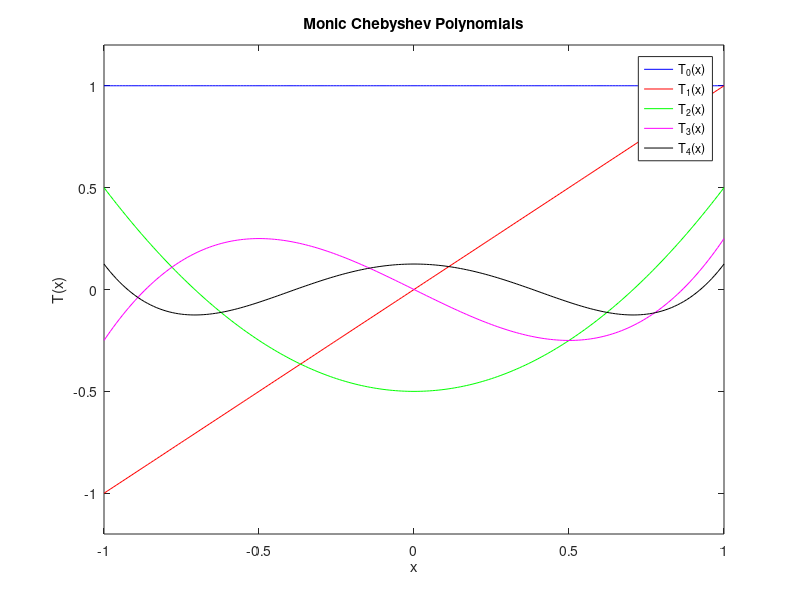

This figure's MATLAB source:
% Computer code for plotting Monic Chebyshev polynomials
%
% Input: No arguments are necessary for running this function
% Output: A plot of T0(x), T1(x), T2(x), T3(x), T4(x)
%
% Author: Raghav Thirumulu, Perm 3499720
% Date:   07/24/2018

x=-1:.01:1;

T0 = x.^0;
T1 = x;
T2 = (x.^2) - 0.5;
T3 = (x.^3) - (0.75*x);
T4 = (x.^4) - (x.^2) + 1/8;

plot(x,T0,'b'); hold on
plot(x,T1,'r');
plot(x,T2,'g');
plot(x,T3,'m');
plot(x,T4,'k');
title('Monic Chebyshev Polynomials');
axis([-1 1 -1.2 1.2]);
legend('T_0(x)','T_1(x)','T_2(x)','T_3(x)','T_4(x)');
xlabel('x');
ylabel('T(x)'); hold off
